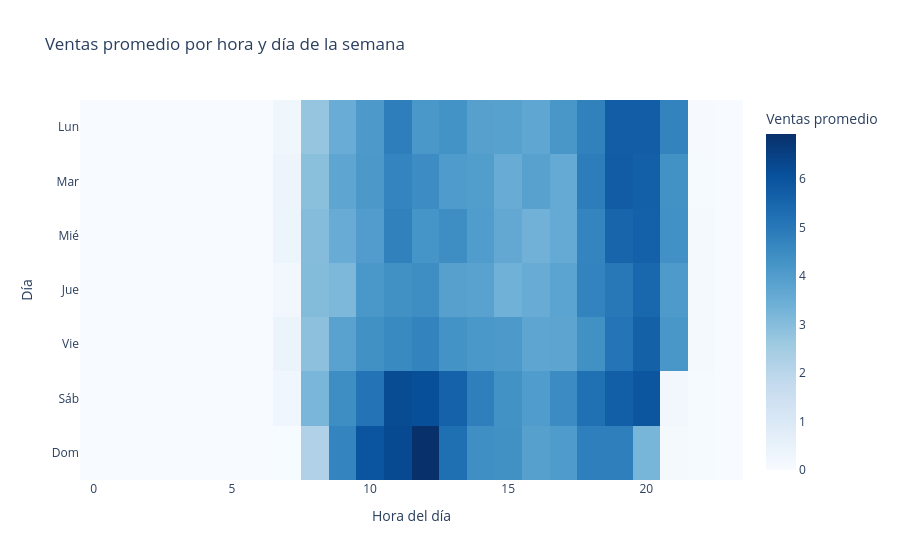

Here is the notebook cell this chart was saved with:
### Markdown cell above
## 3. Insight #1 — La demanda se concentra en ventanas predecibles

**Hipótesis:** las ventas no se distribuyen uniformemente a lo largo de la semana/día. Si identificamos las ventanas pico, podemos optimizar staffing, promociones y lanzamientos.

### Code cell
heat = estacionalidad_hora_dow(hourly)
fig = px.imshow(
    heat,
    aspect="auto",
    color_continuous_scale="Blues",
    labels={"x": "Hora del día", "y": "Día", "color": "Ventas promedio"},
    title="Ventas promedio por hora y día de la semana",
)
fig.show()

### Figure 1 — Plotly figure (JSON) as saved in the notebook; plotly's stock layout.template omitted (floating-point values rounded to 4 significant figures; data arrays with more than 128 entries replaced by an {"elided": "..."} marker saying what was removed)
{"data": [{"coloraxis": "coloraxis", "hovertemplate": "Hora del día: %{x}<br>Día: %{y}<br>Ventas promedio: %{z}<extra></extra>", "name": "0", "type": "heatmap", "x": [0, 1, 2, 3, 4, 5, 6, 7, 8, 9, 10, 11, 12, 13, 14, 15, 16, 17, 18, 19, 20, 21, 22, 23], "xaxis": "x", "y": ["Lun", "Mar", "Mié", "Jue", "Vie", "Sáb", "Dom"], "yaxis": "y", "z": {"elided": "7x24 float values"}}], "layout": {"coloraxis": {"colorbar": {"title": {"text": "Ventas promedio"}}, "colorscale": [[0.0, "rgb(247,251,255)"], [0.125, "rgb(222,235,247)"], [0.25, "rgb(198,219,239)"], [0.375, "rgb(158,202,225)"], [0.5, "rgb(107,174,214)"], [0.625, "rgb(66,146,198)"], [0.75, "rgb(33,113,181)"], [0.875, "rgb(8,81,156)"], [1.0, "rgb(8,48,107)"]]}, "title": {"text": "Ventas promedio por hora y día de la semana"}, "xaxis": {"anchor": "y", "domain": [0.0, 1.0], "title": {"text": "Hora del día"}}, "yaxis": {"anchor": "x", "autorange": "reversed", "domain": [0.0, 1.0], "title": {"text": "Día"}}}}
